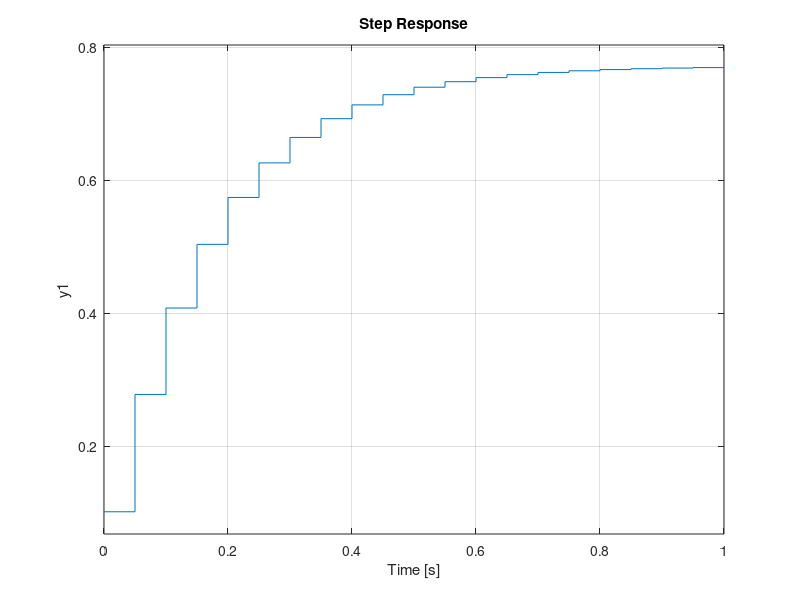

This figure's MATLAB source: (Note: this script raises an error after producing the figure.)
gs = tf(3.37717,[0.72166 1])
waktuCacah = 0.05;
gz = c2d(gs,waktuCacah,"tustin")
step(feedback(gz,1));
stepinfo(feedback(gz,1))